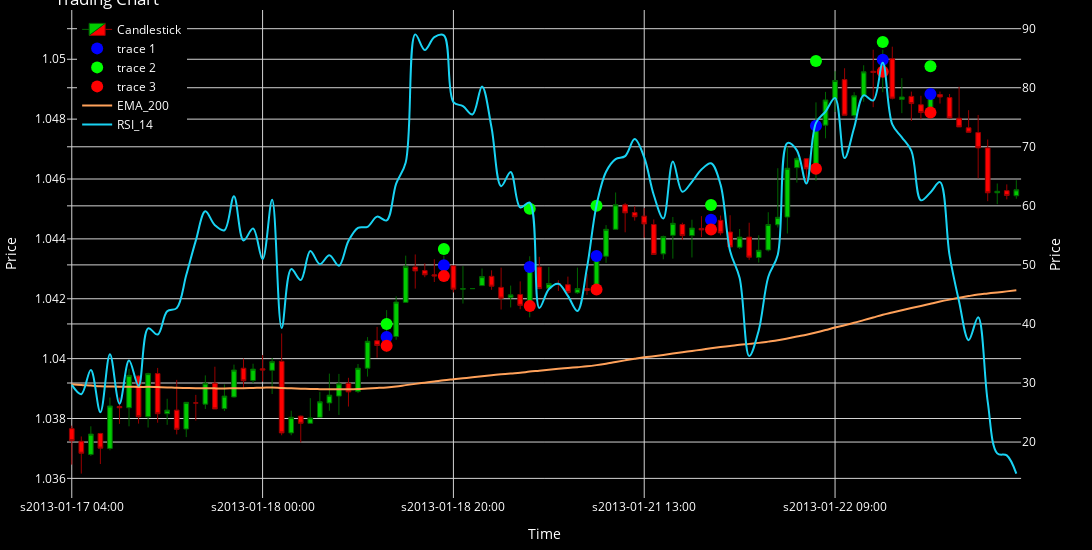

Write notebook code for a chart like this one.
### Code cell
df_plot = df_slim.iloc[0:100]
cp = CandlePlot(df_plot, candles=True)

trades = cp.df_plot[cp.df_plot.SIGNAL != NONE]

markers = ['mid_c', 'TP', 'SL']
marker_colors = ['#0000FF', '#00FF00', '#FF0000']

for i in range(3):
    cp.fig.add_trace(go.Scatter(
        x=trades.sTime,
        y=trades[markers[i]],
        mode='markers',
        marker=dict(color=marker_colors[i], size=12)
    ))

cp.show_plot(line_traces=["EMA_200"], sec_traces=['RSI_14'], height=550)
